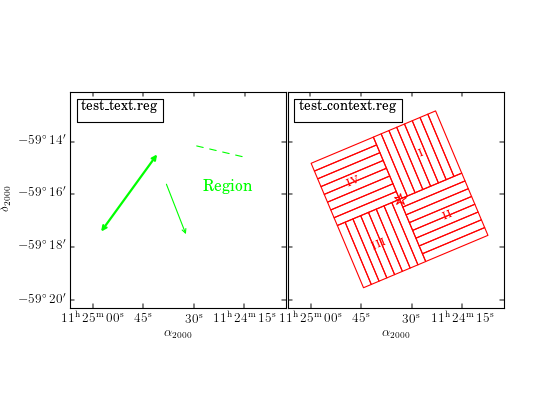

The script that drew this image:
try:
    from astropy.io import fits as pyfits
except ImportError:
    import pyfits

import matplotlib.pyplot as plt
import pyregion

import math

from mpl_toolkits.axes_grid1 import ImageGrid
import pywcsgrid2


from demo_helper import pyfits_card_fromstring


def get_test_header():
    cards = pyfits.CardList()
    for l in open("sample_fits01.header"):
        card = pyfits_card_fromstring(l.strip())
        cards.append(card)
    h = pyfits.Header(cards)
    return h

if 1:

    region_list = ["test_text.reg", "test_context.reg"]

    h = get_test_header()

    n = len(region_list)
    nx = int(math.ceil(n**.5))
    ny = int(math.ceil(1.*n/nx))


    fig = plt.figure(1, figsize=(7,5))
    fig.clf()
    nrows_ncols = (ny, nx)
    grid= ImageGrid(fig, 111, nrows_ncols,
                    ngrids=n,  add_all=True, share_all=True,
                    axes_class=(pywcsgrid2.Axes, dict(header=h)))

    ax = grid[0]
    ax.set_xlim(300, 1300)
    ax.set_ylim(300, 1300)
    ax.set_aspect(1)

    #plt.imshow(d, origin="lower", cmap=plt.cm.gray_r)

    from mpl_toolkits.axes_grid.anchored_artists import AnchoredText

    for ax, reg_name in zip(grid, region_list):
        r = pyregion.open(reg_name).as_imagecoord(h)

        patch_list, text_list = r.get_mpl_patches_texts()
        for p in patch_list:
            ax.add_patch(p)
        for t in text_list:
            ax.add_artist(t)


        atext = AnchoredText(reg_name.replace("_", r"\_"),
                             loc=2)
        ax.add_artist(atext)

    plt.draw()
    plt.show()
